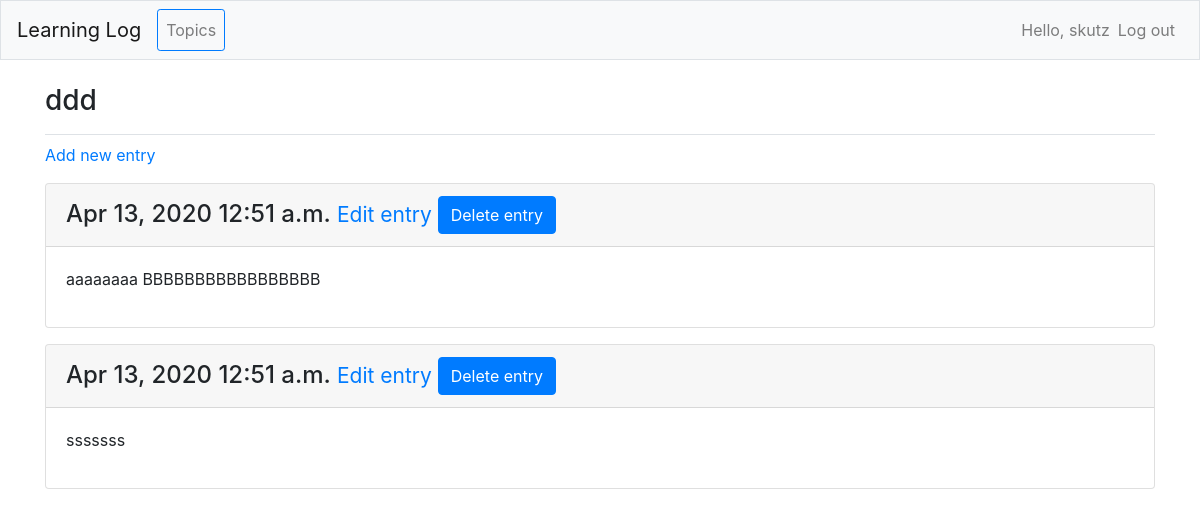
Screenshot of /topics/6/ (signed in) with the database file from the repository.
### learning_logs/models.py (models this page shows, shortened)
class Topic(models.Model): # inherit from Django's base Model class
    text = models.CharField(max_length=200) # allocates 200 chars in database
    data_added = models.DateTimeField(auto_now_add=True) # sets to current data/time when new topic created
    owner = models.ForeignKey(User, on_delete=models.CASCADE)
    def __str__(self):
        return self.text

class Entry(models.Model): # inherit from Django's base Model class
    topic = models.ForeignKey(Topic,  on_delete=models.CASCADE)  # connects entry to a topic
    text = models.TextField()
    date_added = models.DateTimeField(auto_now_add=True)
    class Meta:
        verbose_name_plural = 'entries'

### learning_logs/views.py (the view)
# urls.py: path('topics/<int:topic_id>/', views.topic, name = 'topic'),
@login_required
def topic(request, topic_id):
    topic = Topic.objects.get(id=topic_id)
    check_topic_owner(topic, request)
    entries = topic.entry_set.order_by('-date_added')
    context = {'topic': topic, 'entries': entries}
    return render(request, 'learning_logs/topic.html', context)

### learning_logs/views.py (called while the page is built)
def check_topic_owner(topic, request):
    if topic.owner != request.user:
        raise Http404

### learning_logs/templates/learning_logs/topic.html (shortened to what this page needs)
{% extends 'learning_logs/base.html' %}
{% block page_header %}
    <h3>{{topic}} </h3>
{% endblock page_header %}
{% block content %}
<p>
    <a href = "{% url 'learning_logs:new_entry' topic.id %}"> Add new entry </a>
</p>
{% for entry in entries %}
    <div class="card mb-3">
        <h4 class = "card-header">
            {{ entry.date_added|date:'M d, Y h:i a' }}
            <small>
                <a href = "{% url 'learning_logs:edit_entry' entry.id %}"> Edit entry </a>
            </small>
            <button type = "button" class="btn btn-primary" data-toggle="modal" data-target="#ModalCenter"> Delete entry </button>
        </h4>
        <div class="card-body">
            {{ entry.text|linebreaks }}
        </div>
    </div>
{% empty %}
    <li> There are no entries for this topic yet </li>
{% endfor %}
{% endblock content %}

### learning_logs/templates/learning_logs/base.html (shortened to what this page needs)
{% load bootstrap4 %}
<!doctype html>
<html lang="en" >
<head>
    {% bootstrap_css %}
</head>
<body>
    <nav class = "navbar navbar-expand-md navbar-light bg-light mb-4 border">
        <a class = "navbar-brand" href = "{% url 'learning_logs:index' %}"> Learning Log </a>
            <div class = "collapse navbar-collapse" id = "navbarCollapse">
                <ul class = "navbar-nav mr-auto border border-primary rounded-sm">
                    <li class = "nav-item">
                        <a class = "nav-link" href = "{% url 'learning_logs:topics'%}"> Topics </a>
                    </li>
                </ul>
                <ul class = "navbar-nav ml-auto">
                    {% if user.is_authenticated %}
                        <li class = "nav-item">
                            <span class = "navbar-text">Hello, {{ user.username }} </span>
                        </li>
                        <li class = "nav-item">
                            <a class = "nav-link" href = "{% url 'users:logout' %}"> Log out </a>
                        </li>
                    {% endif %}
                </ul>
            </div>
    </nav>
    <main role = "main" class = "container">
        <div class = "pb-2 mb-2 border-bottom">
            {% block page_header %} {% endblock page_header %}
        </div>
        <div>
            {% block content %}{% endblock content %}
        </div>
    </main>
</body>
</html>

### rows the page displays
Topic: text "ddd"
Entry: date_added "Apr 13, 2020 12:51 a.m.", text "aaaaaaaa BBBBBBBBBBBBBBBBB"
Entry: date_added "Apr 13, 2020 12:51 a.m.", text "sssssss"

### other values shown
{{ user.username }} "skutz"
